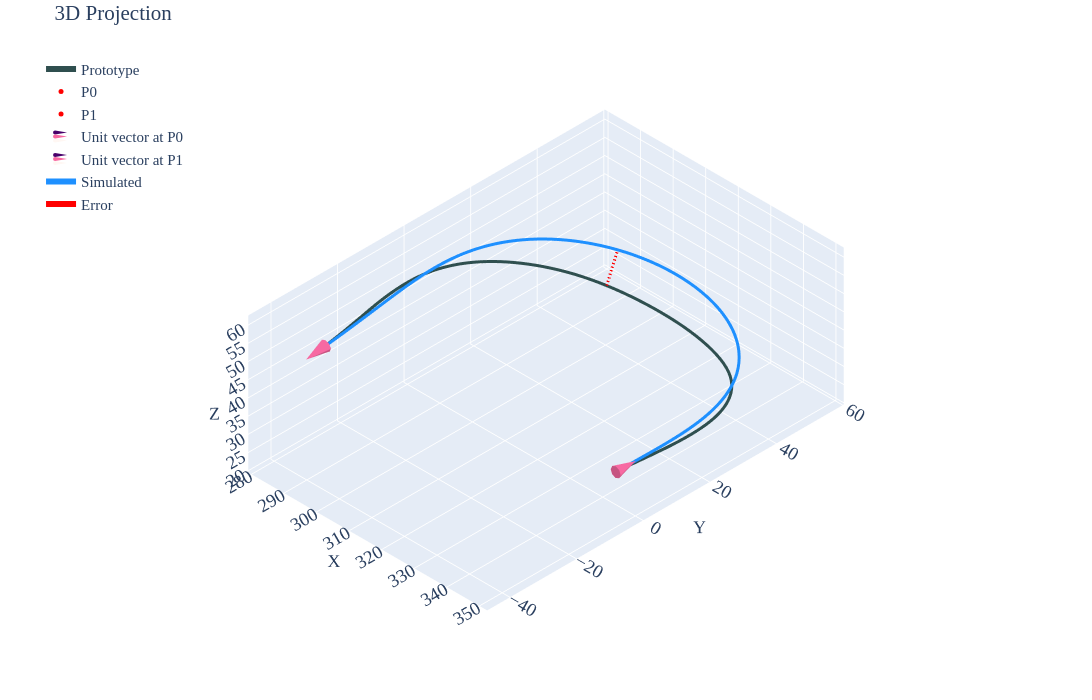

Notebook code for this chart:
### Code cell
#| label: p3c1

gravity_looper(psit=3,case=1,twist=10,pfix='twist-sens\\twist-cw10\\')
